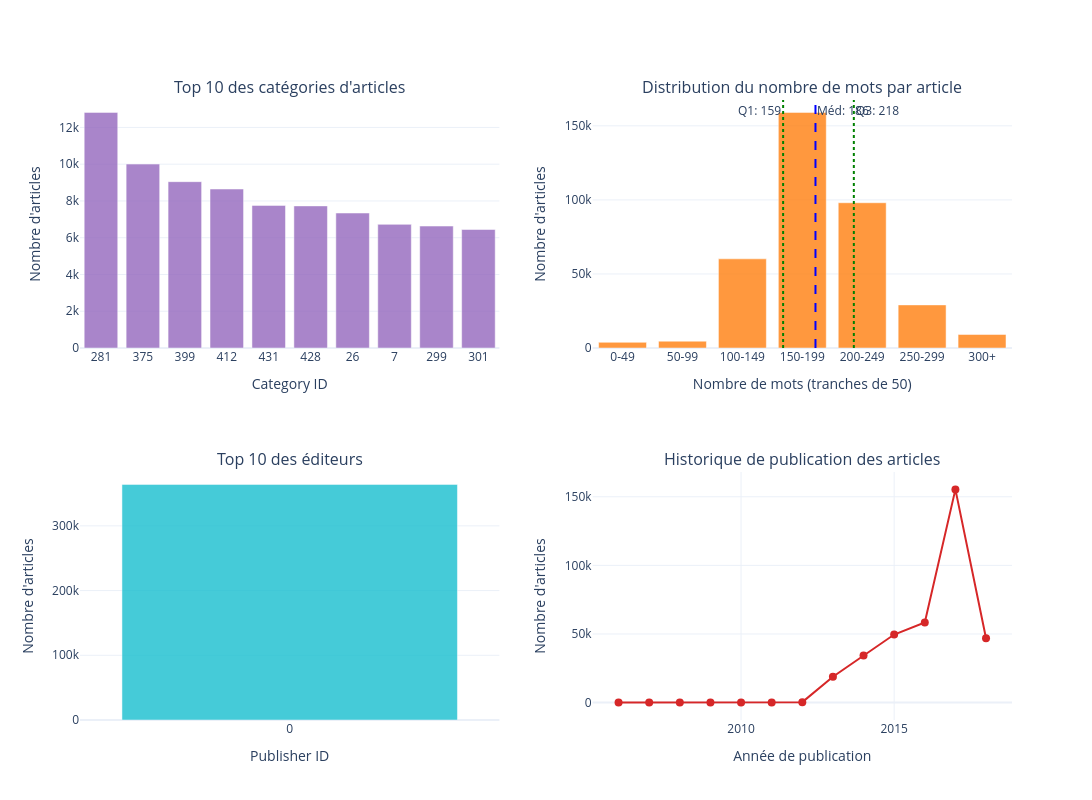

Write notebook code for a chart like this one.
### Markdown cell above
### 📝 Dictionnaire des variables (`articles_metadata.csv`)
- **`article_id`** : Identifiant unique de l'article (permet la jointure avec les clics).
- **`category_id`** : Identifiant de la catégorie ou de la thématique de l'article.
- **`created_at_ts`** : Heure exacte (timestamp en millisecondes) de la date de création / publication de l'article.
- **`publisher_id`** : Identifiant de l'éditeur de l'article.
- **`words_count`** : Longueur de l'article exprimée en nombre de mots.

### Code cell
import plotly.graph_objects as go
from plotly.subplots import make_subplots

print("📈 Visualisation 3: Analyse des métadonnées")

fig = make_subplots(
    rows=2, cols=2,
    subplot_titles=(
        "Top 10 des catégories d'articles",
        "Distribution du nombre de mots par article",
        "Top 10 des éditeurs",
        "Historique de publication des articles"
    ),
    vertical_spacing=0.2,
    horizontal_spacing=0.1
)

# 1. Top 10 categories
category_counts = articles_df['category_id'].value_counts().head(10)
fig.add_trace(go.Bar(
    x=[str(cat) for cat in category_counts.index], 
    y=category_counts.values,
    marker_color='#9467bd',
    opacity=0.8,
    name='Catégories'
), row=1, col=1)

# 2. Distribution du nombre de mots
words_count = articles_df['words_count']
percentile_threshold = 99
bin_size = 50
threshold_value = np.percentile(words_count, percentile_threshold)
max_regular_bin = int(threshold_value // bin_size) * bin_size
bins = list(range(0, max_regular_bin + bin_size, bin_size))
bins.append(words_count.max())

labels = []
for i in range(len(bins) - 1):
    start = bins[i]
    if i == len(bins) - 2:
        labels.append(f'{start}+')
    else:
        end = bins[i+1] - 1
        labels.append(f'{start}-{end}')

words_categorized = pd.cut(words_count, bins=bins, labels=labels, include_lowest=True)
category_counts_words = words_categorized.value_counts().sort_index()

fig.add_trace(go.Bar(
    x=labels, 
    y=category_counts_words.values,
    marker_color='#ff7f0e',
    opacity=0.8,
    name='Nombre de mots'
), row=1, col=2)

# Calcul des quartiles
q1 = np.percentile(words_count, 25)
median = np.percentile(words_count, 50)
q3 = np.percentile(words_count, 75)

# Fonction pour trouver la coordonnée x dans Plotly (axe catégoriel)
def get_x_pos(val, bin_size=50):
    bin_idx = val // bin_size
    relative_pos = (val % bin_size) / bin_size
    return bin_idx - 0.5 + relative_pos

fig.add_vline(x=get_x_pos(q1), line_dash="dot", line_color="green", 
              annotation_text=f"Q1: {q1:.0f}", annotation_position="top left", row=1, col=2)
fig.add_vline(x=get_x_pos(median), line_dash="dash", line_color="blue", 
              annotation_text=f"Méd: {median:.0f}", annotation_position="top right", row=1, col=2)
fig.add_vline(x=get_x_pos(q3), line_dash="dot", line_color="green", 
              annotation_text=f"Q3: {q3:.0f}", annotation_position="top right", row=1, col=2)

# 3. Top 10 publishers
publisher_counts = articles_df['publisher_id'].value_counts().head(10)
fig.add_trace(go.Bar(
    x=[str(pub) for pub in publisher_counts.index], 
    y=publisher_counts.values,
    marker_color='#17becf',
    opacity=0.8,
    name='Éditeurs'
), row=2, col=1)

# 4. Articles by year
articles_df['year'] = pd.to_datetime(articles_df['created_at_ts'], unit='ms').dt.year
year_counts = articles_df['year'].value_counts().sort_index()
fig.add_trace(go.Scatter(
    x=year_counts.index, 
    y=year_counts.values,
    mode='lines+markers',
    marker=dict(size=8, color='#d62728'),
    line=dict(width=2, color='#d62728'),
    name='Année'
), row=2, col=2)

fig.update_xaxes(title_text="Category ID", type='category', row=1, col=1)
fig.update_yaxes(title_text="Nombre d'articles", row=1, col=1)

fig.update_xaxes(title_text=f"Nombre de mots (tranches de {bin_size})", row=1, col=2)
fig.update_yaxes(title_text="Nombre d'articles", row=1, col=2)

fig.update_xaxes(title_text="Publisher ID", type='category', row=2, col=1)
fig.update_yaxes(title_text="Nombre d'articles", row=2, col=1)

fig.update_xaxes(title_text="Année de publication", row=2, col=2)
fig.update_yaxes(title_text="Nombre d'articles", row=2, col=2)

fig.update_layout(height=800, width=1200, template="plotly_white", showlegend=False)
fig.show()

print(f"📊 Statistiques des métadonnées:")
print(f"- Catégories uniques: {articles_df['category_id'].nunique()}")
print(f"- Éditeurs uniques: {articles_df['publisher_id'].nunique()}")
print(f"- Nombre de mots médian: {articles_df['words_count'].median():.0f}")
print(f"- Période de publication: {articles_df['year'].min()} - {articles_df['year'].max()}")

### Figure 1 — Plotly figure (JSON) as saved in the notebook; plotly's stock layout.template omitted (floating-point values rounded to 4 significant figures)
{"data": [{"marker": {"color": "#9467bd"}, "name": "Catégories", "opacity": 0.8, "type": "bar", "x": ["281", "375", "399", "412", "431", "428", "26", "7", "299", "301"], "xaxis": "x", "y": [12817, 10005, 9049, 8648, 7759, 7731, 7343, 6726, 6634, 6446], "yaxis": "y"}, {"marker": {"color": "#ff7f0e"}, "name": "Nombre de mots", "opacity": 0.8, "type": "bar", "x": ["0-49", "50-99", "100-149", "150-199", "200-249", "250-299", "300+"], "xaxis": "x2", "y": [3842, 4617, 60191, 159077, 98077, 29100, 9143], "yaxis": "y2"}, {"marker": {"color": "#17becf"}, "name": "Éditeurs", "opacity": 0.8, "type": "bar", "x": ["0"], "xaxis": "x3", "y": [364047], "yaxis": "y3"}, {"line": {"color": "#d62728", "width": 2}, "marker": {"color": "#d62728", "size": 8}, "mode": "lines+markers", "name": "Année", "type": "scatter", "x": [2006, 2007, 2008, 2009, 2010, 2011, 2012, 2013, 2014, 2015, 2016, 2017, 2018], "xaxis": "x4", "y": [9, 33, 7, 13, 61, 170, 341, 18895, 34243, 49604, 58362, 155358, 46951], "yaxis": "y4"}], "layout": {"annotations": [{"font": {"size": 16}, "showarrow": false, "text": "Top 10 des catégories d'articles", "x": 0.225, "xanchor": "center", "xref": "paper", "y": 1, "yanchor": "bottom", "yref": "paper"}, {"font": {"size": 16}, "showarrow": false, "text": "Distribution du nombre de mots par article", "x": 0.775, "xanchor": "center", "xref": "paper", "y": 1, "yanchor": "bottom", "yref": "paper"}, {"font": {"size": 16}, "showarrow": false, "text": "Top 10 des éditeurs", "x": 0.225, "xanchor": "center", "xref": "paper", "y": 0.4, "yanchor": "bottom", "yref": "paper"}, {"font": {"size": 16}, "showarrow": false, "text": "Historique de publication des articles", "x": 0.775, "xanchor": "center", "xref": "paper", "y": 0.4, "yanchor": "bottom", "yref": "paper"}, {"showarrow": false, "text": "Q1: 159", "x": 2.68, "xanchor": "right", "xref": "x2", "y": 1, "yanchor": "top", "yref": "y2 domain"}, {"showarrow": false, "text": "Méd: 186", "x": 3.22, "xanchor": "left", "xref": "x2", "y": 1, "yanchor": "top", "yref": "y2 domain"}, {"showarrow": false, "text": "Q3: 218", "x": 3.86, "xanchor": "left", "xref": "x2", "y": 1, "yanchor": "top", "yref": "y2 domain"}], "height": 800, "shapes": [{"line": {"color": "green", "dash": "dot"}, "type": "line", "x0": 2.68, "x1": 2.68, "xref": "x2", "y0": 0, "y1": 1, "yref": "y2 domain"}, {"line": {"color": "blue", "dash": "dash"}, "type": "line", "x0": 3.22, "x1": 3.22, "xref": "x2", "y0": 0, "y1": 1, "yref": "y2 domain"}, {"line": {"color": "green", "dash": "dot"}, "type": "line", "x0": 3.86, "x1": 3.86, "xref": "x2", "y0": 0, "y1": 1, "yref": "y2 domain"}], "showlegend": false, "width": 1200, "xaxis": {"anchor": "y", "domain": [0, 0.45], "title": {"text": "Category ID"}, "type": "category"}, "xaxis2": {"anchor": "y2", "domain": [0.55, 1], "title": {"text": "Nombre de mots (tranches de 50)"}}, "xaxis3": {"anchor": "y3", "domain": [0, 0.45], "title": {"text": "Publisher ID"}, "type": "category"}, "xaxis4": {"anchor": "y4", "domain": [0.55, 1], "title": {"text": "Année de publication"}}, "yaxis": {"anchor": "x", "domain": [0.6, 1], "title": {"text": "Nombre d'articles"}}, "yaxis2": {"anchor": "x2", "domain": [0.6, 1], "title": {"text": "Nombre d'articles"}}, "yaxis3": {"anchor": "x3", "domain": [0, 0.4], "title": {"text": "Nombre d'articles"}}, "yaxis4": {"anchor": "x4", "domain": [0, 0.4], "title": {"text": "Nombre d'articles"}}}}
